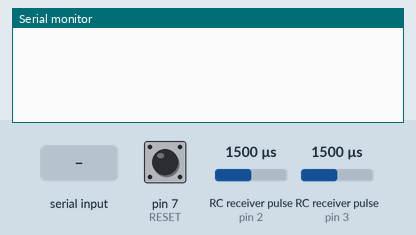
Simulated run of this sketch. Board: Arduino Leonardo, built with avr-gcc and run on an emulated ATmega32U4. On the bench: the last lines printed to the serial monitor. Wiring (inferred from the names in the program): 2 × RC receiver channel: data pin 2 / data pin 3. The test bench sets the inputs (shaded band); at power-on: pin 7 (RESET) LOW, RC receiver pulse (sensors on pin 2, pin 3) 1500 µs.

Above: at 1.2 s.
1.3 s: "1" received over Serial
At 2.45 s:
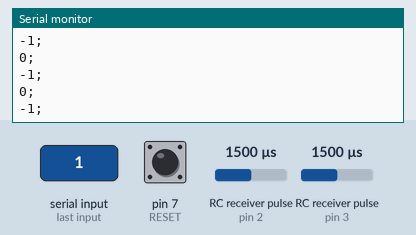
2.8 s: pin 7 (RESET) pulled HIGH for 0.15 s
At 3.08 s:
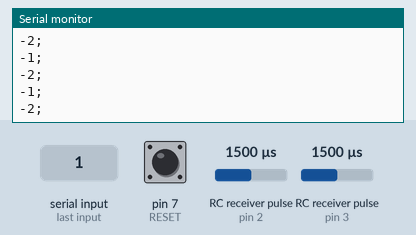
Timing chart, 0 to 5.8 s (numbered marks = the images above; inputs shaded):
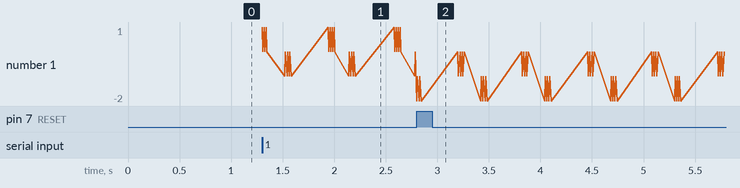

The sketch:

interrupt_and_grove_2_modifiche_in_cantiere.ino
```cpp
/*
 * Interrupts and Leonardo!
 * Remember, if we want to read pin statuses using port registers
 * (https://www.arduino.cc/en/Reference/PortManipulation)
 * we need to check the Leonardo 32u4 microcontroller pinout
 * (http://www.pighixxx.net/pinoutspg/boards/page/3/#prettyPhoto[gallery]/5/):
 *
 * - Digital pin 2 on Arduino Leonardo is on PORT D register, position 1;
 * - Digital pin 3 on Arduino Leonardo is on PORT D register, position 0;
 *
 * # RESET
 *
 * For the reset we are using a Grove Infrared Reflective sensor
 * link: http://wiki.seeedstudio.com/Grove-Infrared_Reflective_Sensor/
 *
 * - Digital pin 7 on Arduino Leonardo is on PORT E register, position 6;
 *
 * # CONNECTIONS
 *
 * Below a description of all the connections:
 * - Connect CHA fork to digital pin 2 of Arduino Leonardo;
 * - Connect CHB fork to digital pin 3 of Arduino Leonardo;
 * - Connect signal from GROVE Infrared Reflective sensor to digital pin 7 of Arduino Leonardo;
 *
 * 2018-08-09 - MODS
 * Because we have a large black horizontal line on the PVC tape as reset,
 * and because of the fact that a code like this:
 *
 * [...]
 * attachInterrupt(digitalPinToInterrupt(RESET), reset_ISR, CHANGE);
 * [...]
 * void reset_ISR()
 * {
 *   integrator = 0;
 *   if( bSendSerial ) { Serial.println("r;"); }
 * }
 *
 * would have trigger the reset twice (one in getting inside the black line,
 * the other getting outside it), I have made some modification in order for the
 * reset to happen only on one of these two margin.
 *
 * In order to do this I was forced to read read the status of the pin (register PINE)
 * and behaving differently if we are moving CW or CCW.
 */

// encoder stuff
#define CHA 2
#define CHB 3
#define RESET 7


volatile byte chA, chB = 0;
volatile byte bCurrent = 0;
volatile byte bPrevious = 0;
volatile int integrator = 0;
volatile int prevIntegrator = 0;

volatile bool bReset = false;
bool bSendSerial = false;


volatile enum STATE
{
  ENC_IDLE,
  ENC_CW,
  ENC_CCW
} status;


// SETUP /////////////////////////////////////////
void setup()
{
  Serial.begin(9600);
  pinMode(CHA, INPUT);
  pinMode(CHB, INPUT);
  pinMode(RESET, INPUT);
  attachInterrupt(digitalPinToInterrupt(CHA), chA_ISR, CHANGE);
  attachInterrupt(digitalPinToInterrupt(CHB), chB_ISR, CHANGE);
  // When a black dot is in sight, the signal from the GROVE sensor
  // will go up (while onboard LED will go OFF). When no more black
  // in front of the sensor, signal will return LOW (on board LED will light up)
  //attachInterrupt(digitalPinToInterrupt(RESET), reset_ISR, FALLING);
  attachInterrupt(digitalPinToInterrupt(RESET), reset_ISR, CHANGE);
  status = ENC_IDLE;

}


// DRAW //////////////////////////////////////////
void loop()
{
  // get serial information
  getSerialData();

  if(integrator != prevIntegrator)
  {
    if(bSendSerial)
    {
      Serial.print(integrator);
      Serial.println(";");
    }
    prevIntegrator = integrator;
  }
  delay(5);
}


// OTHER STUFF ///////////////////////////////////
void chA_ISR()
{
  bCurrent = (PIND & B00000011)>>0;
  decode();
}

void chB_ISR()
{
  bCurrent = (PIND & B00000011)>>0;
  decode();
}


void reset_ISR()
{
//
//  switch( status ) {
//    case ENC_CW:
//      //Serial.println("CW");
//      break;
//    case ENC_CCW:
//      //Serial.println("CCW");
//      break;
//    default:
//      break;
//  }

  // Digital pin 7 on Arduino Leonardo is on PORT E register, position 6;
  bReset = (PINE >> 6) & B00000001;


  if(bReset && status==ENC_CW)
  {
    //Serial.println(" == CW RESET LINE ===================================== ");
    integrator = 0;
    if( bSendSerial ) { Serial.println("r;"); }
  }
  else if(!bReset && status==ENC_CCW)
  {
    // Serial.println(" == CCW RESET LINE ==================================== ");
    integrator = 0;
    if( bSendSerial ) { Serial.println("r;"); }
  }
}


void decode()
{
  //Serial.println(bCurrent);

  // encoder stuff
  if( bCurrent != bPrevious )
  {
    if( ( bCurrent == 2 && bPrevious == 0 ) ||
        ( bCurrent == 3 && bPrevious == 2 ) ||
        ( bCurrent == 1 && bPrevious == 3 ) ||
        ( bCurrent == 0 && bPrevious == 1 )
      )
    {
      status = ENC_CW;
      integrator ++;
      //Serial.println(integrator);
    }
    else if( ( bCurrent == 1 && bPrevious == 0 ) ||
             ( bCurrent == 3 && bPrevious == 1 ) ||
             ( bCurrent == 2 && bPrevious == 3 ) ||
             ( bCurrent == 0 && bPrevious == 2 )
           )
    {
      status = ENC_CCW;
      integrator --;
      //Serial.println(integrator);
    }
    bPrevious = bCurrent;
  }
}


// SERIAL UTILITY /////////////////////////////////////////////////
void getSerialData()
{
  if(Serial.available())
  {
    char user_input = Serial.read();

    if (user_input =='1')  {
       bSendSerial = true;
    }
    else if(user_input =='0')  {
      bSendSerial = false;
    }
  }
}
```

Measured:
- after the input at 1.3 s, the serial monitor: prints a new line at once (image 1)
- after the input at 2.8 s, the serial monitor: prints a new line at once (image 2)
- plotted number 1: 0 → -2 after the input at 2.8 s
